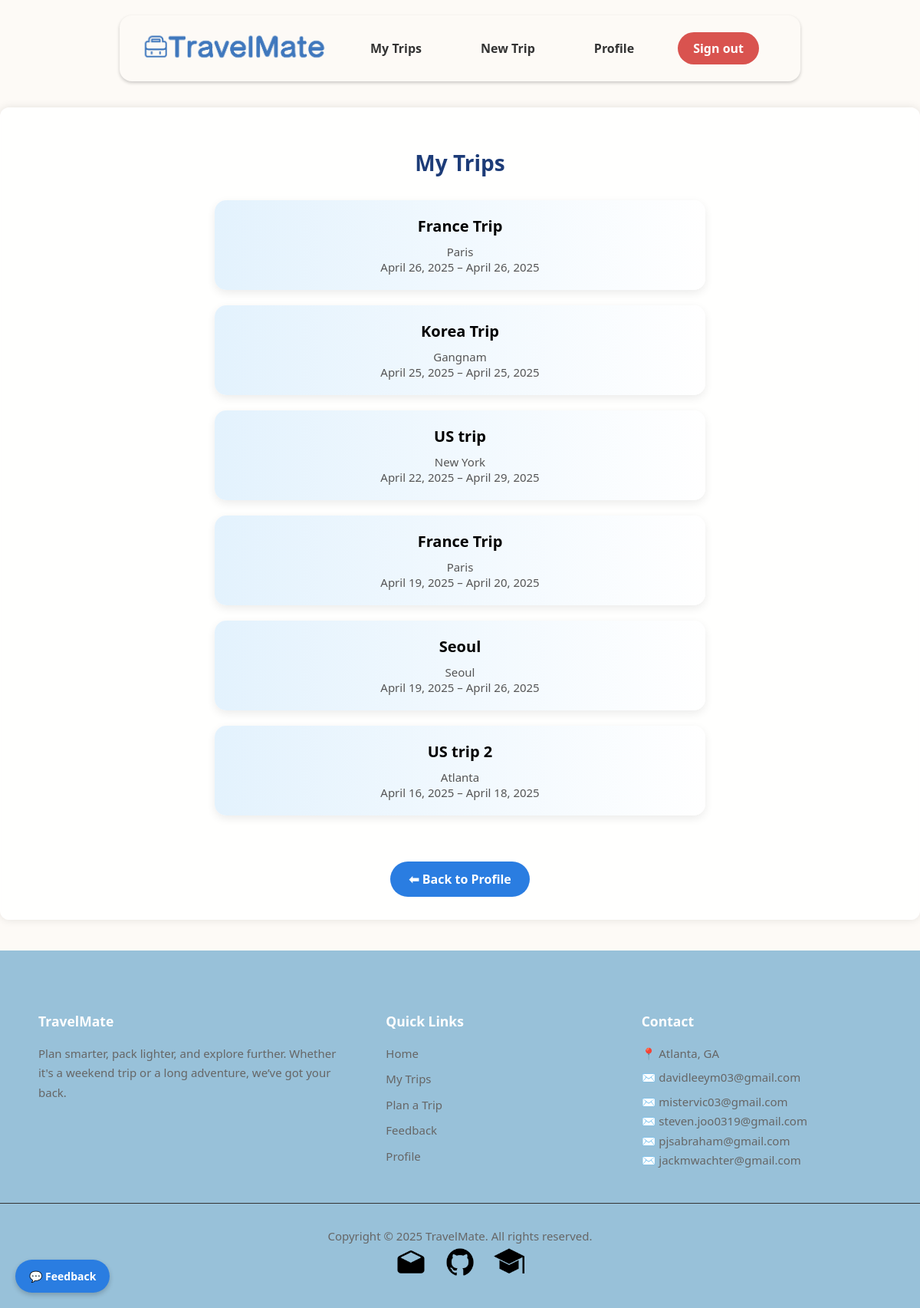
/trips/list/ (signed in), run on the app's committed database.
### trips/models.py (models this page shows, shortened)
class Trip(models.Model):
    TRIP_TYPE_CHOICES = [
        ('beach', 'Beach'),
        ('city', 'City'),
        ('hiking', 'Hiking'),
        ('business', 'Business'),
        ('snow', 'Snow / Ski'),
        ('other', 'Other'),
    ]
    user = models.ForeignKey(get_user_model(), on_delete=models.CASCADE)
    name = models.CharField(max_length=100)
    destination = models.CharField(max_length=100)
    start_date = models.DateField()
    end_date = models.DateField()
    trip_type = models.CharField(max_length=50, choices=TRIP_TYPE_CHOICES, default='other')
    manually_cleared = models.BooleanField(default=False)
    is_public = models.BooleanField(default=False)
    share_token = models.CharField(max_length=12, unique=True, blank=True, null=True)

### trips/views.py (the view)
# urls.py: path('list/', views.trip_list, name='trip_list'),
@login_required
def trip_list(request):
    trips = Trip.objects.filter(user=request.user).order_by('-start_date')
    return render(request, 'trips/trip_list.html', {'trips': trips})

### trips/templates/trips/trip_list.html (shortened to what this page needs)
{% extends 'base.html' %}
{% load static %}
{% block content %}
    <div style="text-align: center;">
        <h2 style="color: #1d3c78; margin-bottom: 30px; font-size: 28px; font-weight: 700;">My Trips</h2>
        <div class="trip-list">
            {% for trip in trips %}
                <a href="{% url 'trip_detail' trip.id %}" class="trip-card-link">
                    <div class="trip-card">
                        <div class="trip-title">{{ trip.name }}</div>
                        <div class="trip-info">
                            {{ trip.destination }}<br>
                            {{ trip.start_date }} – {{ trip.end_date }}
                        </div>
                    </div>
                </a>
            {% empty %}
                <p style="font-size: 16px; color: #777;">You have no trips yet.</p>
            {% endfor %}
        </div>
        <a href="{% url 'profile' %}" class="button" style="
            margin-top: 40px;
            background-color: #2a7de1;
            padding: 12px 24px;
            display: inline-block;
            border-radius: 25px;
            font-weight: 600;
            text-decoration: none;
            color: white;
            transition: background 0.3s ease;">
    ⬅ Back to Profile
        </a>
    </div>
{% endblock %}

### templates/base.html (shortened to what this page needs)
{% load static %}
<!DOCTYPE html>
<html lang="en">
<head>
</head>
<body>
<header class="header">
    <a class="logo" href="{% url 'home' %}">
        <img src="{% static 'img/logo.png' %}" alt="TravelMate" class = "logo-img"/>
        <div class="nav-links" id="navLinks">
            {% if user.is_authenticated %}
                <a class="headerButtons" href="{% url 'trip_list' %}"
                   style="margin-right: 20px; text-decoration: none; color: #333;">
                    My Trips
                </a>
                <a class="headerButtons" href="{% url 'create_trip' %}"
                   style="margin-right: 20px; text-decoration: none; color: #333;">
                    New Trip
                </a>
                <a class="headerButtons" href="{% url 'reset_user' %}"
                   style="margin-right: 20px; text-decoration: none; color: #333;">
                    Profile
                </a>
                <a class="signOutButton" href="{% url 'logout' %}"
                   style="margin-right: 20px; text-decoration: none; color: #fff;">
                    Sign out
                </a>
            {% else %}
                <a class="signInButtons" href="{% url 'login' %}"
                   style="margin-right: 20px; text-decoration: none; color: #fff;">
                    Sign in
                </a>
            {% endif %}
        </div>
</header>
{% block wrapper %}
<div class="container {% if request.path|slice:":13" == "/users/login" or request.path|slice:":13" == "/users/signup" %}auth-page{% endif %}">
    {% block content %}{% endblock %}
</div>
{% endblock %}
<a href="{% url 'leave_feedback' %}" id="feedback-button">💬 Feedback</a>
<footer style="background-color: #98c1d9; color: #ccc; padding: 60px 0 40px; font-size: 15px; line-height: 1.7;">
    <div style="max-width: 1100px; margin: auto; display: flex; flex-wrap: wrap; justify-content: space-between; gap: 60px; padding: 0 24px;">
        <div style="flex: 1 1 280px;">
            <h3 style="color: #fff; margin-bottom: 14px;">TravelMate</h3>
            <p style="margin: 0; color: #666;">Plan smarter, pack lighter, and explore further. Whether it's a weekend
                trip or a long
                adventure, we’ve got your back.</p>
        </div>
        <div style="flex: 1 1 160px;">
            <h3 style="color: #fff; margin-bottom: 14px;">Quick Links</h3>
            <ul style="list-style: none; padding: 0; margin: 0;">
                <li style="margin-bottom: 8px;"><a href="{% url 'home' %}" style="color: #666; text-decoration: none;">Home</a></li>
                <li style="margin-bottom: 8px;"><a href="{% url 'trip_list' %}" style="color: #666; text-decoration: none;">My Trips</a></li>
                <li style="margin-bottom: 8px;"><a href="{% url 'create_trip' %}" style="color: #666; text-decoration: none;">Plan a Trip</a></li>
                <li style="margin-bottom: 8px;"><a href="{% url 'leave_feedback' %}" style="color: #666; text-decoration: none;">Feedback</a></li>
                {% if user.is_authenticated %}
                <li style="margin-bottom: 8px;"><a href="{% url 'reset_user' %}" style="color: #666; text-decoration: none;">Profile</a></li>
                {% endif %}
            </ul>
        </div>
        <div style="flex: 1 1 200px;">
            <h3 style="color: #fff; margin-bottom: 14px;">Contact</h3>
            <p style="margin: 0; color: #666">📍 Atlanta, GA</p>
            <p style="margin: 6px 0; color: #666">✉️ davidleeym03@gmail.com</p>
            <p style="margin: 0; color: #666">✉️ mistervic03@gmail.com</p>
            <p style="margin: 0; color: #666">✉️ steven.joo0319@gmail.com</p>
            <p style="margin: 0; color: #666">✉️ pjsabraham@gmail.com</p>
            <p style="margin: 0; color: #666">✉️ jackmwachter@gmail.com</p>
        </div>
    </div>
    <div style="text-align: center; color: #666; padding-top: 30px; margin-top: 40px; border-top: 1px solid #333;">
        Copyright © 2025 TravelMate. All rights reserved.
    </div>
    <div class="footerSocialIconsWrapper">
        <div class="socialBrands">
            <a href="mailto:pjsabraham@gmail.com, steven.joo0319@gmail.com, davidleeym03@gmail.com, jackmwachter@gmail.com, mistervic03@gmail.com"
               target="_blank" rel="noopener noreferrer" aria-label="Email">
                <img src="{% static 'img/mail.png' %}" alt="mail" height="40"/>
            </a>
        </div>
        <div class="socialBrands">
            <a href="https://github.com/steve0joo/TravelMate" target="_blank" rel="noopener noreferrer"
               aria-label="GitHub">
                <img src="{% static 'img/github.png' %}" alt="github" height="40"/>
            </a>
        </div>
        <div class="socialBrands">
            <a href="https://www.cc.gatech.edu/" target="_blank" rel="noopener noreferrer"
               aria-label="Georgia Tech">
                <img src="{% static 'img/gt.png' %}" alt="Georgia Tech" height="40"/>
            </a>
        </div>
    </div>
</footer>
</body>
</html>

### templates/base.html (style rules this page uses)
.header { position: fixed; top: 20px; left: 50%; transform: translateX(-50%); width: 70%; min-width: 800px; background: #fdfaf6; padding: 12px 24px; border-radius: 16px; z-index: 1000; box-shadow: 0 2px 4px rgba(0, 0, 0, 0.2); display: flex; justify-content: space-between; align-items: center; font-family: 'Segoe UI', sans-serif; transition: all 0.3s ease; }
.logo { flex: 0 0 auto; }
.logo-img { max-width: 250px; width: 100%; height: auto; display: block; }
.nav-links { display: flex; gap: 12px; align-items: center; margin-right: 10px; flex-wrap: nowrap; white-space: nowrap; }
.headerButtons { color: white; padding: 10px 20px; border-radius: 999px; font-weight: bold; text-decoration: none; border: none; cursor: pointer; transition: background-color 0.3s ease; margin: 0 5px; }
.signOutButton { background-color: #d9534f; color: white; padding: 10px 20px; border-radius: 999px; font-weight: bold; text-decoration: none; border: none; cursor: pointer; transition: background-color 0.3s ease; margin: 0 5px; }
body { font-family: 'Segoe UI', sans-serif; background-color: #fdfaf6; background-repeat: no-repeat; background-size: 100% 100%; background-attachment: fixed; margin: 0; padding: 0; padding-top: 100px; }
.container { max-width: 1500px; margin: 40px auto; background: rgba(255, 255, 255, 0.85); backdrop-filter: blur(4px); -webkit-backdrop-filter: blur(4px); padding: 30px; border-radius: 12px; box-shadow: 0 0 12px rgba(0, 0, 0, 0.1); }
a.button { background-color: #2a7de1; color: white; padding: 10px 20px; text-decoration: none; border-radius: 20px; font-weight: bold; display: inline-block; margin-top: 20px; }
#feedback-button { position: fixed; bottom: 20px; left: 20px; background-color: #2a7de1; color: white; padding: 12px 18px; font-size: 14px; border-radius: 30px; text-decoration: none; font-weight: bold; box-shadow: 0 3px 6px rgba(0, 0, 0, 0.2); z-index: 999; transition: background-color 0.3s, transform 0.3s; }
.footerSocialIconsWrapper { display: flex; justify-content: center; align-items: center; gap: 24px; width: 100%; }
.footerSocialIconsWrapper .socialBrands { display: flex; justify-content: center; align-items: center; text-align: center; }
.footerSocialIconsWrapper a { display: flex; justify-content: center; align-items: center; text-decoration: none; }
.footerSocialIconsWrapper a img { display: block; width: auto; height: 40px; transition: transform 0.3s ease-in-out; }

### trips/templates/trips/trip_list.html (style rules this page uses)
.trip-card-link { text-decoration: none; color: inherit; }
.trip-card { border-radius: 15px; padding: 20px; margin: 20px auto; background: linear-gradient(to right, #e3f2fd, #ffffff); max-width: 600px; box-shadow: 0 4px 12px rgba(0, 0, 0, 0.08); transition: all 0.4s ease; transform: perspective(1px) translateZ(0); }
.trip-title { font-weight: 700; font-size: 20px; margin-bottom: 10px; }
.trip-info { color: #555; font-size: 15px; }

### data on the page
Trip: name "France Trip", destination "Paris", start_date "April 26, 2025", end_date "April 26, 2025"
Trip: name "Korea Trip", destination "Gangnam", start_date "April 25, 2025", end_date "April 25, 2025"
Trip: name "US trip", destination "New York", start_date "April 22, 2025", end_date "April 29, 2025"
Trip: name "France Trip", destination "Paris", start_date "April 19, 2025", end_date "April 20, 2025"
Trip: name "Seoul", destination "Seoul", start_date "April 19, 2025", end_date "April 26, 2025"
Trip: name "US trip 2", destination "Atlanta", start_date "April 16, 2025", end_date "April 18, 2025"
